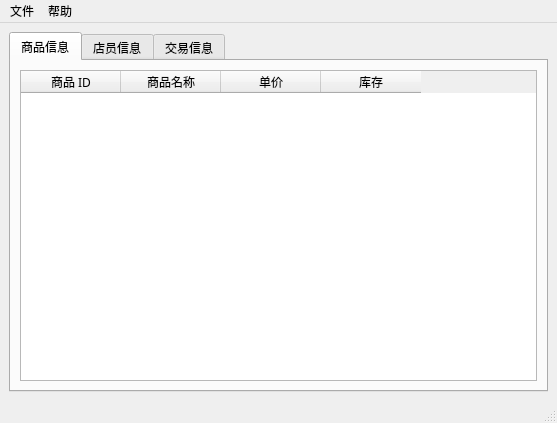
<?xml version="1.0" encoding="UTF-8"?>
<ui version="4.0">
 <class>MainWindow</class>
 <widget class="QMainWindow" name="MainWindow">
  <property name="geometry">
   <rect>
    <x>0</x>
    <y>0</y>
    <width>557</width>
    <height>418</height>
   </rect>
  </property>
  <property name="font">
   <font>
    <family>宋体</family>
   </font>
  </property>
  <property name="windowTitle">
   <string>管理员客户端</string>
  </property>
  <widget class="QWidget" name="centralwidget">
   <property name="sizePolicy">
    <sizepolicy hsizetype="Preferred" vsizetype="Preferred">
     <horstretch>0</horstretch>
     <verstretch>0</verstretch>
    </sizepolicy>
   </property>
   <property name="minimumSize">
    <size>
     <width>0</width>
     <height>0</height>
    </size>
   </property>
   <property name="maximumSize">
    <size>
     <width>16777215</width>
     <height>16777215</height>
    </size>
   </property>
   <property name="font">
    <font>
     <family>宋体</family>
    </font>
   </property>
   <layout class="QGridLayout" name="gridLayout">
    <property name="sizeConstraint">
     <enum>QLayout::SetDefaultConstraint</enum>
    </property>
    <item row="0" column="0">
     <widget class="QTabWidget" name="tabwidget">
      <property name="sizePolicy">
       <sizepolicy hsizetype="Expanding" vsizetype="Expanding">
        <horstretch>0</horstretch>
        <verstretch>0</verstretch>
       </sizepolicy>
      </property>
      <property name="minimumSize">
       <size>
        <width>480</width>
        <height>360</height>
       </size>
      </property>
      <property name="font">
       <font>
        <family>宋体</family>
       </font>
      </property>
      <property name="cursor">
       <cursorShape>ArrowCursor</cursorShape>
      </property>
      <property name="tabShape">
       <enum>QTabWidget::Rounded</enum>
      </property>
      <property name="currentIndex">
       <number>0</number>
      </property>
      <widget class="QWidget" name="merchtab">
       <property name="sizePolicy">
        <sizepolicy hsizetype="Preferred" vsizetype="Preferred">
         <horstretch>0</horstretch>
         <verstretch>0</verstretch>
        </sizepolicy>
       </property>
       <property name="minimumSize">
        <size>
         <width>0</width>
         <height>0</height>
        </size>
       </property>
       <attribute name="title">
        <string>商品信息</string>
       </attribute>
       <layout class="QGridLayout" name="gridLayout_2">
        <item row="0" column="0">
         <widget class="QTableWidget" name="merch_table">
          <property name="editTriggers">
           <set>QAbstractItemView::NoEditTriggers</set>
          </property>
          <attribute name="verticalHeaderVisible">
           <bool>false</bool>
          </attribute>
          <column>
           <property name="text">
            <string>商品 ID</string>
           </property>
           <property name="font">
            <font>
             <family>宋体</family>
            </font>
           </property>
          </column>
          <column>
           <property name="text">
            <string>商品名称</string>
           </property>
           <property name="font">
            <font>
             <family>宋体</family>
            </font>
           </property>
          </column>
          <column>
           <property name="text">
            <string>单价</string>
           </property>
           <property name="font">
            <font>
             <family>宋体</family>
            </font>
           </property>
          </column>
          <column>
           <property name="text">
            <string>库存</string>
           </property>
           <property name="font">
            <font>
             <family>宋体</family>
            </font>
           </property>
          </column>
         </widget>
        </item>
       </layout>
      </widget>
      <widget class="QWidget" name="employeetab">
       <attribute name="title">
        <string>店员信息</string>
       </attribute>
       <layout class="QGridLayout" name="gridLayout_3">
        <item row="0" column="0">
         <widget class="QTableWidget" name="tableWidget"/>
        </item>
       </layout>
      </widget>
      <widget class="QWidget" name="transtab">
       <attribute name="title">
        <string>交易信息</string>
       </attribute>
       <layout class="QGridLayout" name="gridLayout_4">
        <item row="0" column="0">
         <widget class="QTreeWidget" name="trans_tree"/>
        </item>
       </layout>
      </widget>
     </widget>
    </item>
   </layout>
  </widget>
  <widget class="QMenuBar" name="menubar">
   <property name="geometry">
    <rect>
     <x>0</x>
     <y>0</y>
     <width>557</width>
     <height>18</height>
    </rect>
   </property>
   <property name="font">
    <font>
     <family>宋体</family>
    </font>
   </property>
   <widget class="QMenu" name="file_menu">
    <property name="font">
     <font>
      <family>宋体</family>
     </font>
    </property>
    <property name="title">
     <string>文件</string>
    </property>
    <widget class="QMenu" name="refresh_menu">
     <property name="font">
      <font>
       <family>宋体</family>
      </font>
     </property>
     <property name="title">
      <string>刷新</string>
     </property>
     <addaction name="refresh_merch_action"/>
     <addaction name="refresh_employee_action"/>
     <addaction name="refresh_trans_action"/>
     <addaction name="separator"/>
     <addaction name="refresh_all_action"/>
    </widget>
    <addaction name="refresh_menu"/>
    <addaction name="separator"/>
    <addaction name="exit_action"/>
   </widget>
   <widget class="QMenu" name="help_menu">
    <property name="font">
     <font>
      <family>宋体</family>
     </font>
    </property>
    <property name="title">
     <string>帮助</string>
    </property>
    <addaction name="about_action"/>
   </widget>
   <addaction name="file_menu"/>
   <addaction name="help_menu"/>
  </widget>
  <widget class="QStatusBar" name="statusbar">
   <property name="font">
    <font>
     <family>宋体</family>
    </font>
   </property>
  </widget>
  <action name="about_action">
   <property name="text">
    <string>关于</string>
   </property>
   <property name="font">
    <font>
     <family>宋体</family>
    </font>
   </property>
  </action>
  <action name="exit_action">
   <property name="enabled">
    <bool>true</bool>
   </property>
   <property name="text">
    <string>退出</string>
   </property>
   <property name="font">
    <font>
     <family>宋体</family>
    </font>
   </property>
   <property name="iconVisibleInMenu">
    <bool>true</bool>
   </property>
  </action>
  <action name="refresh_merch_action">
   <property name="text">
    <string>刷新商品列表</string>
   </property>
   <property name="font">
    <font>
     <family>宋体</family>
    </font>
   </property>
  </action>
  <action name="refresh_employee_action">
   <property name="text">
    <string>刷新店员信息</string>
   </property>
   <property name="font">
    <font>
     <family>宋体</family>
    </font>
   </property>
  </action>
  <action name="refresh_trans_action">
   <property name="text">
    <string>刷新交易信息</string>
   </property>
   <property name="font">
    <font>
     <family>宋体</family>
    </font>
   </property>
  </action>
  <action name="refresh_all_action">
   <property name="text">
    <string>全部刷新</string>
   </property>
   <property name="font">
    <font>
     <family>宋体</family>
    </font>
   </property>
  </action>
 </widget>
 <resources/>
 <connections/>
</ui>
